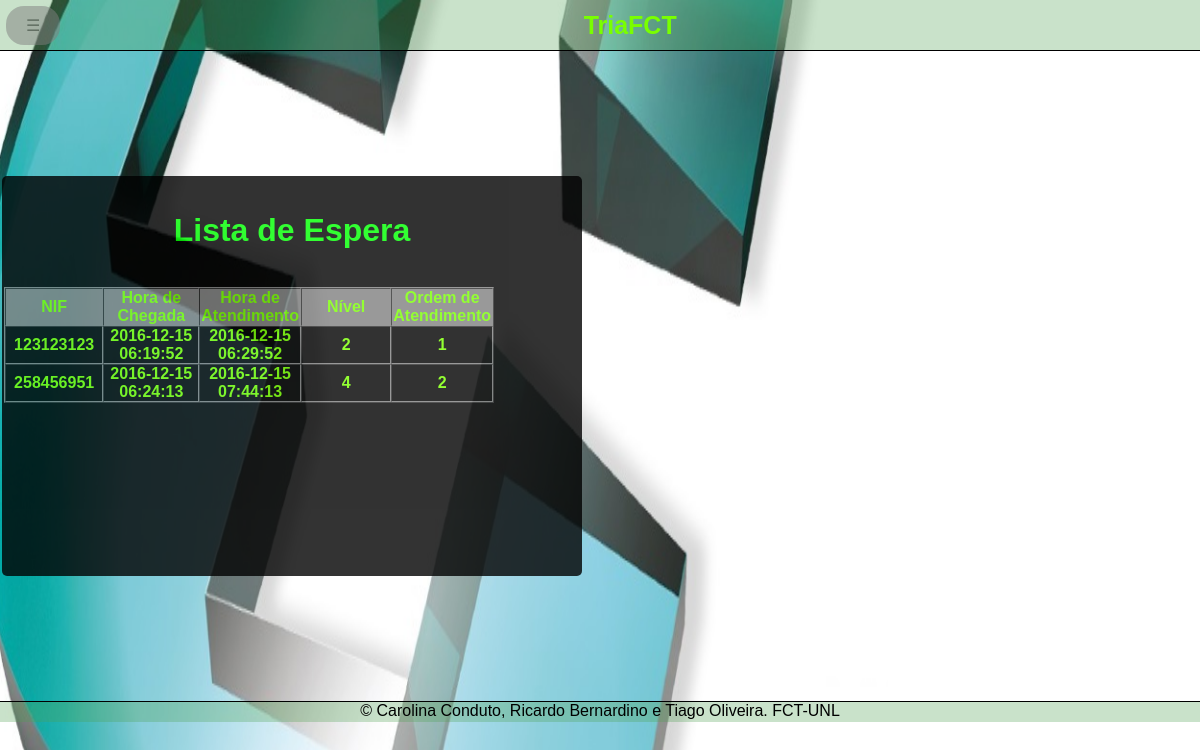
The page /testelistadeespera.php (signed in) on the database its author committed.
### tables this page shows
CREATE TABLE `listadeespera` (
  `id` int(11) NOT NULL,
  `nif` int(30) NOT NULL,
  `nivel` int(11) NOT NULL,
  `tchegada` datetime NOT NULL,
  `tatendimento` datetime NOT NULL
);

### testelistadeespera.php (the view, shortened to what this page needs)
<html>
<head>
</head>
<body>
<?php
include "slidemenu.php";
?>
<table  align="center"  height="650px" >
<tr><td>
<div class="containerlistautili">
<br><br>
<b><h1 align="center" style="color:lime">Lista de Espera</h1></b><br>
<table  align="center"  height="290px">
<tr><td>
 <table  cellspacing="0" cellpadding="0" border="0" width="300px" >
 <tr>
  <td>
  <div style="width:510px; height:250px; overflow:auto;">
   <table  class="table2" cellspacing="0" cellpadding="1px" border="1" width="490px" >
     <tr style="color:white;background-color:grey">
        <th style="width:100px">NIF</th>
        <th style="width:100px">Hora de Chegada</th>
        <th style="width:100px">Hora de Atendimento</th>
        <th style="width:100px">N&iacute;vel</th>
        <th style="width:100px">Ordem de Atendimento</th>
      </tr>
      <?php
		$mysqli = NEW MySQLi('localhost','root','','triafct');
		$resultSet = $mysqli->query("SELECT * FROM listadeespera ORDER BY tatendimento ASC, nivel DESC");
		if($resultSet->num_rows != 0){
            $ordem = 0;
			while($rows = $resultSet->fetch_assoc())
			{
				$nif = $rows['nif'];
				$tatendimento = $rows['tatendimento'];
				$tchegada = $rows['tchegada'];
				$nivel = $rows['nivel'];
				$ordem = $ordem + 1;
				echo"
				     <tr>
				     <th>$nif</th>
				     <th>$tchegada</th>
				     <th>$tatendimento</th>
				     <th>$nivel</th>
				     <th>$ordem</th>
				    </tr>";
			}
	    }
		else{
 				echo"No Results";
}
?>
   </table>
   </div>
  </td>
 </tr>
</table>
</td></tr>
</table>
</div>
</td></tr>
</table>
<?php
include "footer.php";
?>

### style.php (style rules this page uses)
* { padding: 0; margin: 0; }
body { height:700px; font-family:sans-serif; background-image: url("fundo.jpg"); background-repeat: no-repeat; background-position:center; background-size: 112% 112%; }
.containerlistautili { width:580px; height:400px; background-color:black; margin:0 px; text-align:center; magin-top:150px; border-radius:5px; opacity:0.8; filter:alpha (opacity =80); }
.table2 th { width:100px; color:#79FF00; }

### rows shown on the page
listadeespera: nif "123123123", tchegada "2016-12-15 06:19:52", tatendimento "2016-12-15 06:29:52", nivel "2"
listadeespera: nif "258456951", tchegada "2016-12-15 06:24:13", tatendimento "2016-12-15 07:44:13", nivel "4"
